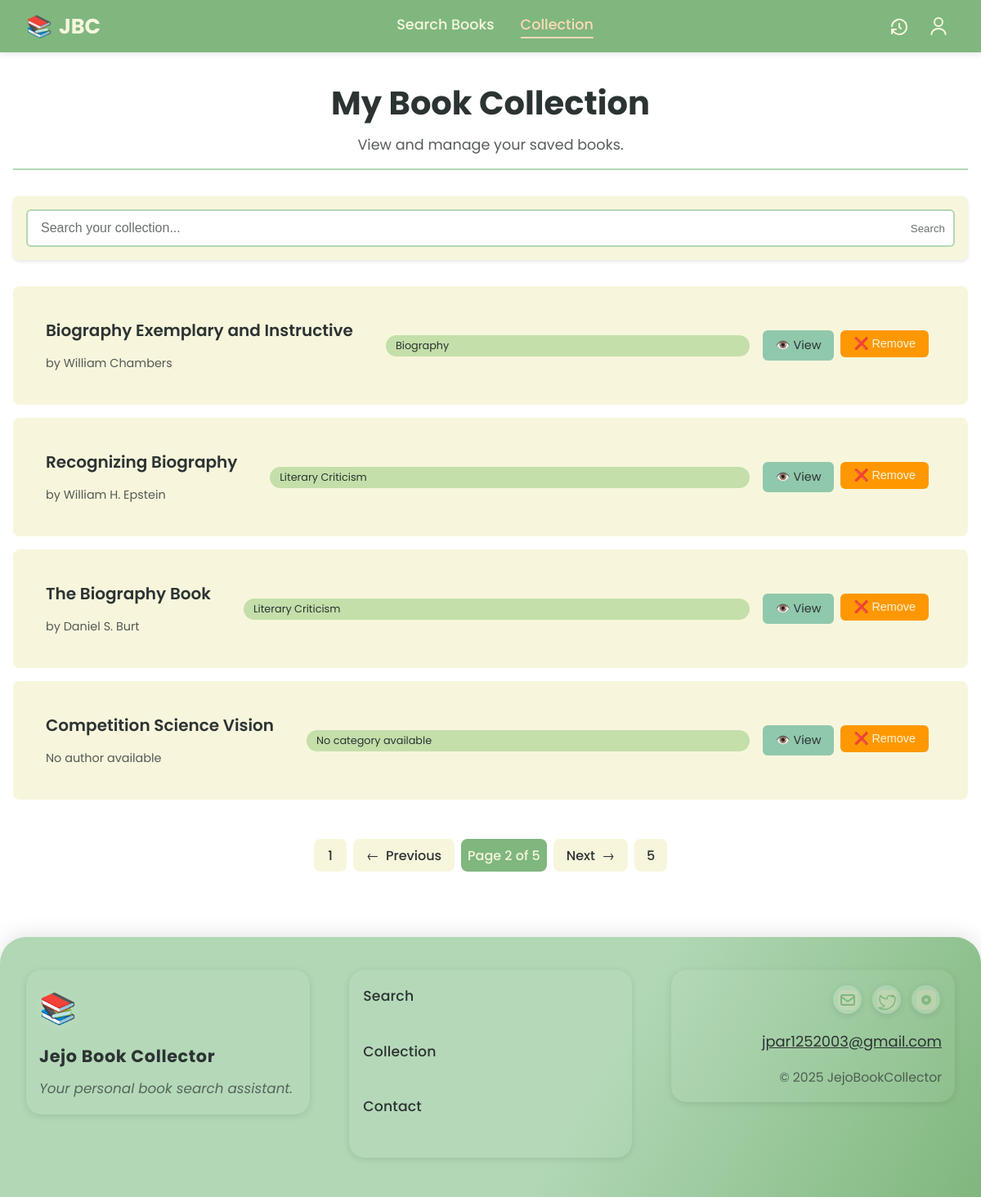
Screenshot of /collection/?page=2 (signed in) with the database file from the repository.
### base/models/books.py (models this page shows, shortened)
class Book(models.Model):
    title = models.CharField(max_length=255)
    description = models.TextField()
    ratings = models.FloatField(default=0.0)
    url = models.URLField()
    published_date = models.CharField(max_length=50)
    thumbnail = models.URLField()
    info_link = models.URLField()
    created_at = models.DateTimeField(auto_now_add=True)
    updated_at = models.DateTimeField(auto_now=True)
    external_id = models.CharField(max_length=255, unique=True, null=True, blank=True)
    class Meta:
        db_table = 'books'
        verbose_name = 'Book'
        verbose_name_plural = 'Books'

### base/views/books/collection.py (the view)
# urls.py: path('collection/', views.collection_view, name='collection_view'),
@login_required
def collection_view(request):
    search_query = request.GET.get('search', '')
    page_number = request.GET.get('page', 1)
    books_data = get_collected_books_data(request.user, search_query)
    paginator = Paginator(books_data, 4)  # Show 4 books per page
    page_obj = paginator.get_page(page_number)
    return render(request, 'authed/collection.html', {
        'books': page_obj,
        'search_query': search_query,
        'status': 'info',
        'message': 'COLLECTION PAGE',
        'paginator': paginator,
        'page_obj': page_obj
    })

### templates/authed/collection.html (shortened to what this page needs)
{% extends 'base/authed.html' %}
{% block header_display %}
{% include 'base/header.html' with authed=True active='collection' %}
{% endblock %}
{% block content %}
<main class="collection-container" role="main">
    <section class="page-title">
        <h1>My Book Collection</h1>
        <p>View and manage your saved books.</p>
    </section>
    <section class="control-bar" role="search" aria-label="Collection search controls">
        <form class="search-input-container" method="GET" action="{% url 'collection_view' %}">
            <input type="text"
                   name="search"
                   class="search-input"
                   placeholder="Search your collection..."
                   aria-label="Search collection"
                   role="searchbox"
                   value="{{ search_query }}">
            <button type="submit" class="start-search" aria-label="Start search">Search</button>
        </form>
    </section>
    {% if books %}
        {% include 'authed/collection/list.html' with books=books %}
    {% else %}
        <div class="no-books" role="status" aria-label="No books in collection">
            <p>{% if search_query %}No books found matching your search.{% else %}Your collection is empty.{% endif %}</p>
            <a href="{% url 'search_book_view' %}" class="browse-link">Browse Books</a>
        </div>
    {% endif %}
</main>
{% endblock %}

### templates/authed/collection/list.html (shortened to what this page needs)
<section class="books-list" role="list" aria-label="Book collection">
    {% for book in books %}
    <article class="book-item" role="listitem" data-book-id="{{ book.id }}">
        <div class="book-info">
            <h2 class="book-title">{{ book.title }}</h2>
            <p class="book-author">
                {% if book.authors %}
                    by {{ book.authors|join:", " }}
                {% else %}
                    No author available
                {% endif %}
            </p>
        </div>
        <span class="book-category">
            {% if book.categories %}
                {{ book.categories|join:", " }}
            {% else %}
                No category available
            {% endif %}
        </span>
        <div class="action-buttons">
            <a href="{% url 'book_view' %}?id={{ book.id }}"
               class="view-btn"
               rel="noopener noreferrer"
               aria-label="View book details">
                👁️ View
            </a>
            <form method="POST" action="{% url 'remove_book' %}" role="form" style="display: inline;">
                <button class="remove-btn"
                        type="submit"
                        aria-label="Remove book from collection">
                    ❌ Remove
                </button>
            </form>
        </div>
    </article>
    {% endfor %}
</section>
{% if page_obj.paginator.num_pages > 1 %}
<nav class="pagination" role="navigation" aria-label="Pagination Navigation">
    <ul class="pagination__list">
        {% if page_obj.has_previous %}
            <li class="pagination__item">
                <a href="?page=1{% if search_query %}&search={{ search_query }}{% endif %}"
                   class="pagination__link"
                   aria-label="First page">
                    1
                </a>
            </li>
            <li class="pagination__item">
                <a href="?page={{ page_obj.previous_page_number }}{% if search_query %}&search={{ search_query }}{% endif %}"
                   class="pagination__link"
                   aria-label="Previous page">
                    Previous
                </a>
            </li>
        {% endif %}
        <li class="pagination__item">
            <span class="pagination__link active" aria-current="page">
                Page {{ page_obj.number }} of {{ page_obj.paginator.num_pages }}
            </span>
        </li>
        {% if page_obj.has_next %}
            <li class="pagination__item">
                <a href="?page={{ page_obj.next_page_number }}{% if search_query %}&search={{ search_query }}{% endif %}"
                   class="pagination__link"
                   aria-label="Next page">
                    Next
                </a>
            </li>
            <li class="pagination__item">
                <a href="?page={{ page_obj.paginator.num_pages }}{% if search_query %}&search={{ search_query }}{% endif %}"
                   class="pagination__link"
                   aria-label="Last page">
                    {{ page_obj.paginator.num_pages }}
                </a>
            </li>
        {% endif %}
    </ul>
</nav>
{% endif %}

### static/css/main.css (style rules this page uses)
:root { --primary-green: #7FB77E; --primary-blue: #B1D7B4; --primary-light: #F7F6DC; --secondary-green: #90C8AC; --secondary-blue: #C4DFAA; --accent-pastel: #FFD9B7; --accent-warning: #FF9800; --text-dark: #2C3333; --text-light: #F7F6DC; --shadow-light: rgba(0, 0, 0, 0.1); --shadow-dark: rgba(0, 0, 0, 0.2); --shadow-shine: rgba(255, 255, 255, 0.1); --container-xl: 1400px; --container-lg: 1200px; --container-md: 768px; --container-sm: 576px; }
* { -ms-overflow-style: none; scrollbar-width: none; }
* { margin: 0; padding: 0; box-sizing: border-box; }
body { font-family: "Poppins", "Segoe UI", "Roboto", "Helvetica Neue", "Arial", sans-serif; background-color: var(--light-theme); }
a { text-decoration: none; color: inherit; }
ul, li { list-style: none; }
button { border: none; cursor: pointer; }

### static/css/searchbook/actions.css (style rules this page uses)
.save-btn, .view-btn { flex: 1; padding: 0.75rem; border-radius: 6px; display: flex; align-items: center; justify-content: center; gap: 0.5rem; transition: all 0.3s ease; font-size: 0.9rem; }
.view-btn { background-color: var(--secondary-green); color: var(--text-dark); }

### static/css/searchbook/cards.css (style rules this page uses)
.book-title { font-size: 1.25rem; font-weight: 600; color: var(--text-dark); display: -webkit-box; -webkit-line-clamp: 2; -webkit-box-orient: vertical; overflow: hidden; }
.book-author { color: var(--text-dark); opacity: 0.8; font-size: 0.9rem; }
.book-category { display: inline-block; padding: 0.25rem 0.75rem; background-color: var(--secondary-blue); color: var(--text-dark); border-radius: 15px; font-size: 0.8rem; }

### static/css/searchbook/controls.css (style rules this page uses)
.control-bar { display: flex; flex-wrap: wrap; gap: 1rem; margin-bottom: 2rem; padding: 1rem; background-color: var(--primary-light); border-radius: 8px; box-shadow: 0 2px 4px var(--shadow-light); }
.search-input-container { flex: 1; min-width: 250px; position: relative; }
.search-input { width: 100%; padding: 0.75rem 1rem; padding-right: 2.5rem; border: 2px solid var(--primary-blue); border-radius: 6px; font-size: 1rem; transition: all 0.3s ease; }
.search-input::placeholder { color: var(--text-dark); opacity: 0.7; }
.start-search { position: absolute; right: 0.75rem; top: 50%; transform: translateY(-50%); background: none; border: none; color: var(--text-dark); cursor: pointer; opacity: 0.7; transition: opacity 0.3s ease; }

### static/css/collection/actions.css (style rules this page uses)
.action-buttons { display: flex; gap: 0.5rem; }
.view-btn, .remove-btn { padding: 0.5rem 1rem; border-radius: 6px; display: flex; align-items: center; gap: 0.5rem; transition: all 0.3s ease; font-size: 0.9rem; }
.view-btn { background-color: var(--secondary-green); color: var(--text-dark); }
.remove-btn { background-color: var(--accent-warning); color: var(--text-light); }

### static/css/collection/container.css (style rules this page uses)
.collection-container { max-width: var(--container-xl); margin: 2rem auto; padding: 0 1rem; }

### static/css/collection/controls.css (style rules this page uses)
.control-bar { display: flex; flex-wrap: wrap; gap: 1rem; margin-bottom: 2rem; padding: 1rem; background-color: var(--primary-light); border-radius: 8px; box-shadow: 0 2px 4px var(--shadow-light); }
.search-input-container { flex: 1; min-width: 250px; position: relative; }
.search-input { width: 100%; padding: 0.75rem 1rem; border: 2px solid var(--primary-blue); border-radius: 6px; font-size: 1rem; transition: all 0.3s ease; }
.search-input::placeholder { color: var(--text-dark); opacity: 0.7; }

### static/css/collection/info.css (style rules this page uses)
.book-info { display: flex; flex-direction: column; gap: 0.25rem; }
.book-title { font-size: 1.1rem; font-weight: 600; color: var(--text-dark); }
.book-author { color: var(--text-dark); opacity: 0.8; font-size: 0.9rem; }
.book-category { display: inline-block; padding: 0.25rem 0.75rem; background-color: var(--secondary-blue); color: var(--text-dark); border-radius: 15px; font-size: 0.8rem; }

### static/css/collection/list.css (style rules this page uses)
.books-list { display: flex; flex-direction: column; gap: 1rem; }
.book-item { background-color: var(--primary-light); border-radius: 8px; padding: 1rem; display: grid; grid-template-columns: auto 1fr auto auto auto; align-items: center; gap: 1rem; transition: all 0.3s ease; animation: fadeIn 0.5s ease-out; }

### static/css/collection/title.css (style rules this page uses)
.page-title { text-align: center; margin-bottom: 2rem; padding-bottom: 1rem; border-bottom: 2px solid var(--primary-blue); }
.page-title h1 { color: var(--text-dark); font-size: 2.5rem; margin-bottom: 0.5rem; }
.page-title p { color: var(--text-dark); opacity: 0.8; font-size: 1.1rem; }

### static/css/recent/info.css (style rules this page uses)
.book-info { padding: 1.5rem; flex-grow: 1; display: flex; flex-direction: column; gap: 1rem; }
.book-title { color: var(--text-dark); font-size: 1.25rem; line-height: 1.4; margin: 0; display: -webkit-box; -webkit-line-clamp: 2; -webkit-box-orient: vertical; overflow: hidden; }

### rows the page displays
Book: title "Biography Exemplary and Instructive"
Book: title "Recognizing Biography"
Book: title "The Biography Book"
Book: title "Competition Science Vision"

### other values shown
{{ book.authors|join:", " }} "William Chambers" "William H. Epstein" "Daniel S. Burt"
{{ book.categories|join:", " }} "Biography" "Literary Criticism" "Literary Criticism"
{{ page_obj.number }} "2"
{{ page_obj.paginator.num_pages }} "5"
